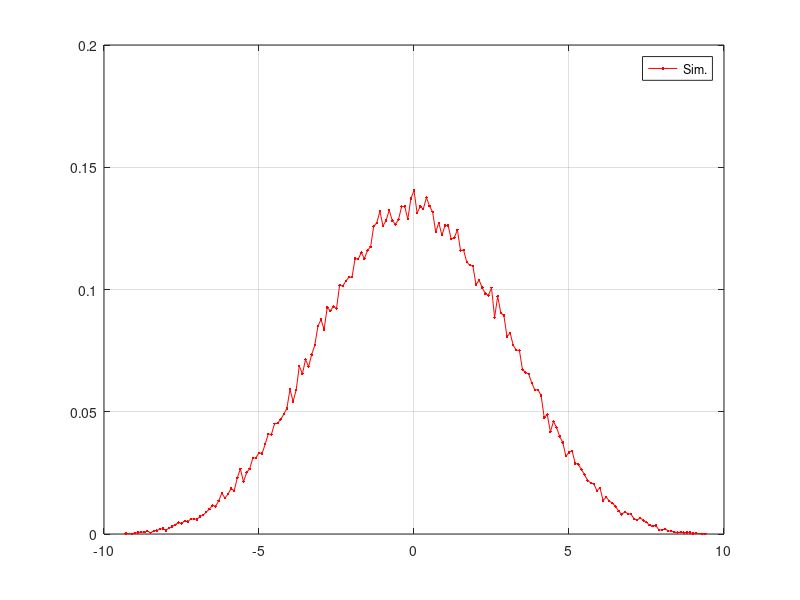

MATLAB code for this plot:
%% Histograma/Probabilidade da diferen?a entre os finais das tramas dos utilizadores licenciados PU1 e PU2, em "single frame"

clear all;
close all;


%% SU 1
T_PU_ON_1 = 1e5;                    % # tramas PU 1
T_PU_1 = T_PU_ON_1*2;      
mu_on_1 = 5;                        % tempo medio ON PU 1
mu_off_1 = 5;                       % tempo medio OFF PU 1
desvio_1 = 0;                       % desvio PU 1

%% SU 2
T_PU_ON_2 = 1e5;                    % # tramas PU 2
T_PU_2 = T_PU_ON_2*2;      
mu_on_2 = 5;                        % tempo medio ON PU 2
mu_off_2 = 5;                       % tempo medio OFF PU 2
desvio_2 = 0;                       % desvio PU 2

%% Compute Opportunity

gran = 10;
tts = [];
opp = [];
aux = 0;

for (i=1:1:T_PU_ON_1)

%     dev_1 = desvio_1*rand(1,1);
%     tt_on_1 = dev_1+exprnd(mu_on_1,1,1);
%     tt_off_1 = tt_on_1+exprnd(mu_off_1,1,1);
%     
%     dev_2 = desvio_2*rand(1,1);
%     tt_on_2 = dev_2+exprnd(mu_on_2,1,1);  
%     tt_off_2 = tt_on_2+exprnd(mu_off_2,1,1);
    
    dev_1 = desvio_1*rand(1,1);
    tt_on_1 = dev_1+mu_on_1*rand(1,1);
    tt_off_1 = tt_on_1+mu_off_1*rand(1,1);
    
    dev_2 = desvio_2*rand(1,1);
    tt_on_2 = dev_2+mu_on_2*rand(1,1);  
    tt_off_2 = tt_on_2+mu_off_2*rand(1,1);
       
    diff = tt_off_1 - tt_off_2;

    diff = round(diff * gran) / gran;
    
    aux = aux + 1;

    if(isempty(find(tts==diff)))
        tts = [tts diff];
        opp = [opp 1];
    else
        opp(find(tts==diff))=opp(find(tts==diff))+1;
    end

end

opp = opp/(aux);

[tts_sorted, sort_index] = sort(tts);
opp_sorted = opp(sort_index);

plot(tts_sorted, opp_sorted*gran, 'r.-');
grid on
legend('Sim.');

